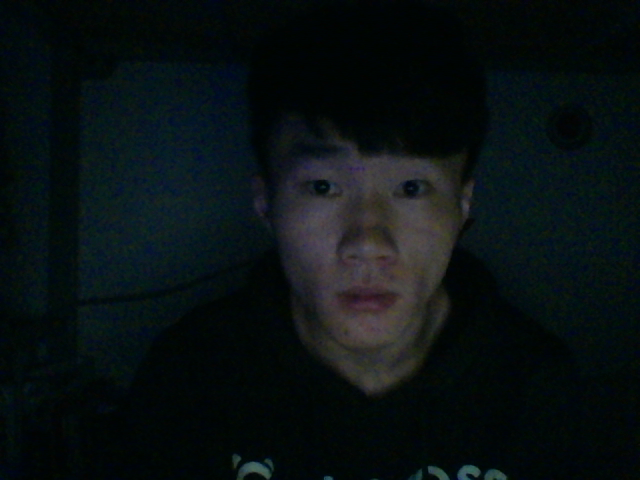
#> input picture cameo/screen_shot.png, 640 x 480 px
$ python img.py   (older library calls are emulated)
#> lines starting #> are read from the running program, lines starting #| are printed output that depends on the picture
### cameo/filters.py
#! py -3
# -*- coding: utf-8 -*-

import cv2
import numpy
import utils


# [14 lines left out: function stroke_edges, not called in this run]


class VConvolutionFilter(object):
    """
    a filter that applies a convolution to V (or all of BGR)
    """

    def __init__(self, kernel):
        self._kernel = kernel

    # [8 lines left out: function apply, not called in this run]

    @property
    def kernel(self):
        return self._kernel


class SharpenFilter(VConvolutionFilter):
    """a sharpen filter with a 1-pixel radius"""

    def __init__(self):
        kernel = numpy.array([[-1, -1, -1],
                              [-1, 9, -1],
                              [-1, -1, -1]])
        VConvolutionFilter.__init__(self, kernel)


class SharpenFilter5(VConvolutionFilter):
    """a sharpen filter with a 1-pixel radius"""

    # [7 lines left out: function __init__, not called in this run]


class FindEdgesFilter(VConvolutionFilter):
    """
    an edge-finding filter with a 1-pixel radius.
    """

    # [5 lines left out: function __init__, not called in this run]


class FindEdgesFilter4(VConvolutionFilter):
    """a sharpen filter with a 1-pixel radius"""

    # [6 lines left out: function __init__, not called in this run]


class BlurFilter(VConvolutionFilter):
    """
    a blur filter with a 2-pixel radius.
    """

    # [7 lines left out: function __init__, not called in this run]


class EmbossFilter(VConvolutionFilter):
    """
    an emboss filter with a 1-pixel radius.
    """

    # [5 lines left out: function __init__, not called in this run]


class BGRFuncFilter(object):
    # no doc
    # [23 lines left out: functions __init__, apply, not called in this run]


class BGRCurveFilter(BGRFuncFilter):
    # no doc
    # [5 lines left out: function __init__, not called in this run]


class BGRPortraCurveFilter(BGRCurveFilter):
    # no doc
    # [6 lines left out: function __init__, not called in this run]


# [3 lines that do not run on import are left out]

### cameo/img.py
#! py -3
# -*- coding: utf-8 -*-

import cv2
import numpy
import filters
from scipy import ndimage


img = cv2.imread("screen_shot.png")
#> img is the input picture: shape (480, 640, 3); mean B, G, R 18, 16.7, 9.3
img = cv2.cvtColor(img, cv2.COLOR_RGB2GRAY)
#> img: shape (480, 640)
filter_ = filters.SharpenFilter()
kernel = filter_.kernel
print(kernel)
ker = ndimage.convolve(img, kernel)
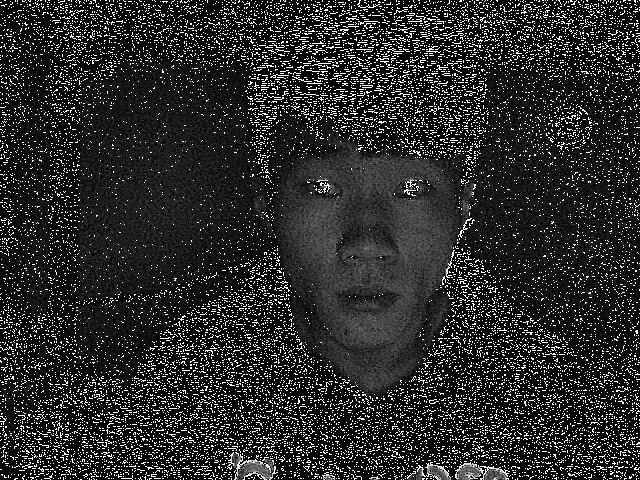
#> ker: shape (480, 640); min 0, max 255, mean 46.2
blurred = cv2.GaussianBlur(img, (11, 11), 0)
g_hpf = img - blurred
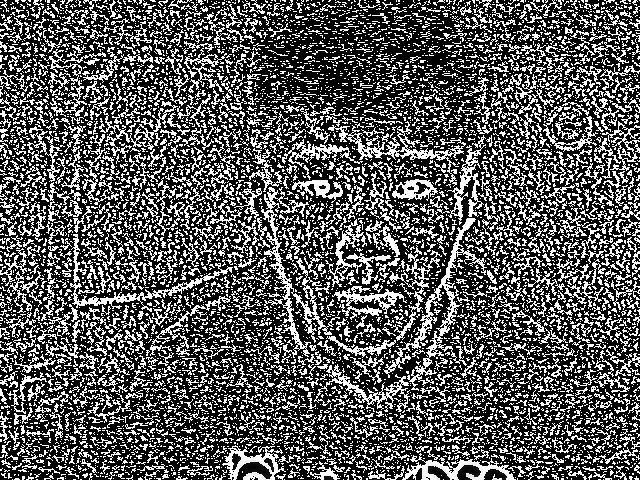
#> g_hpf: shape (480, 640); min 0, max 255, mean 88.3
cv2.imshow("find-edges", ker)
cv2.imshow("g_hpf", g_hpf)
cv2.waitKey()
cv2.destroyAllWindows()
